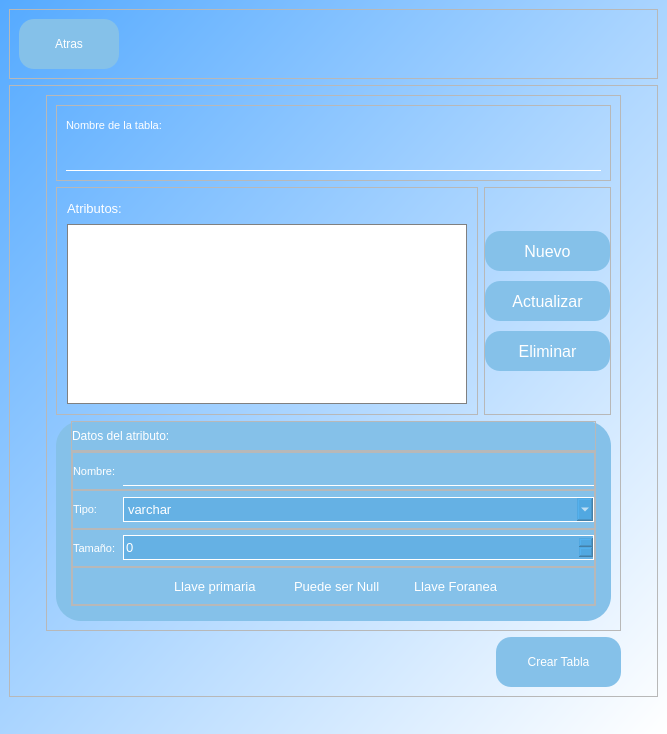
<?xml version="1.0" encoding="UTF-8"?>
<ui version="4.0">
 <class>MainWindow</class>
 <widget class="QMainWindow" name="MainWindow">
  <property name="geometry">
   <rect>
    <x>0</x>
    <y>0</y>
    <width>667</width>
    <height>734</height>
   </rect>
  </property>
  <property name="windowTitle">
   <string>MainWindow</string>
  </property>
  <property name="windowIcon">
   <iconset resource="recursos.qrc">
    <normaloff>:/blanco_delgado/Iconos/logo.png</normaloff>:/blanco_delgado/Iconos/logo.png</iconset>
  </property>
  <property name="styleSheet">
   <string notr="true">#centralwidget {
background: qlineargradient(spread:pad, x1:0, y1:0, x2:1, y2:1, stop:0 rgba(85, 170, 255, 255), stop:1 rgba(255, 255, 255, 255));
}

QLabel {
color: white;
border: none;
}

#frame_4 {
background: rgba(133, 193, 233,255);
border-radius: 25px;
}

QCheckBox {
color: white;
}

QPushButton {
background: #85C1E9;
border:none;
border-radius:15px;
color: white;
}

QPushButton:hover {
background: #3498DB;
}

QPushButton:pressed {
background: #DB7734;
border: 1px solid black;
padding: 5px;
}

QLineEdit {
background: transparent;
border: none;
border-bottom: 1px solid white;
color: white;
}


QCheckBox {
background: transparent;
border: none
}

QCheckBox:disabled{
color: gray;
}

QListWidget {
background: rgba(255,255,255,255);
border: 1px solid gray;
color: black;
}

QComboBox {
background: rgba(52, 152, 219, 100);
border: 1px solid white;
color: white;
}

#sbTamanio {
background: rgba(52, 152, 219, 100);
color: white;
border: 1px solid white;
}

#sbTamanio:disabled {
background: rgba(66, 73, 73, 50);
}</string>
  </property>
  <property name="iconSize">
   <size>
    <width>100</width>
    <height>100</height>
   </size>
  </property>
  <widget class="QWidget" name="centralwidget">
   <layout class="QVBoxLayout" name="verticalLayout_7">
    <item>
     <widget class="QFrame" name="frame_13">
      <property name="maximumSize">
       <size>
        <width>16777215</width>
        <height>70</height>
       </size>
      </property>
      <property name="frameShape">
       <enum>QFrame::StyledPanel</enum>
      </property>
      <property name="frameShadow">
       <enum>QFrame::Raised</enum>
      </property>
      <layout class="QHBoxLayout" name="horizontalLayout_8">
       <property name="spacing">
        <number>6</number>
       </property>
       <property name="leftMargin">
        <number>9</number>
       </property>
       <property name="topMargin">
        <number>9</number>
       </property>
       <property name="rightMargin">
        <number>9</number>
       </property>
       <property name="bottomMargin">
        <number>9</number>
       </property>
       <item>
        <widget class="QPushButton" name="btnAtras">
         <property name="minimumSize">
          <size>
           <width>100</width>
           <height>50</height>
          </size>
         </property>
         <property name="maximumSize">
          <size>
           <width>100</width>
           <height>50</height>
          </size>
         </property>
         <property name="text">
          <string>Atras</string>
         </property>
         <property name="icon">
          <iconset resource="recursos.qrc">
           <normaloff>:/blanco_delgado/Iconos/blanco_delgado/arrow-left-circle.svg</normaloff>:/blanco_delgado/Iconos/blanco_delgado/arrow-left-circle.svg</iconset>
         </property>
         <property name="iconSize">
          <size>
           <width>30</width>
           <height>30</height>
          </size>
         </property>
        </widget>
       </item>
       <item>
        <spacer name="horizontalSpacer_6">
         <property name="orientation">
          <enum>Qt::Horizontal</enum>
         </property>
         <property name="sizeHint" stdset="0">
          <size>
           <width>40</width>
           <height>20</height>
          </size>
         </property>
        </spacer>
       </item>
      </layout>
     </widget>
    </item>
    <item>
     <widget class="QFrame" name="frame_12">
      <property name="frameShape">
       <enum>QFrame::StyledPanel</enum>
      </property>
      <property name="frameShadow">
       <enum>QFrame::Raised</enum>
      </property>
      <layout class="QGridLayout" name="gridLayout_2">
       <item row="0" column="0">
        <spacer name="horizontalSpacer_5">
         <property name="orientation">
          <enum>Qt::Horizontal</enum>
         </property>
         <property name="sizeHint" stdset="0">
          <size>
           <width>40</width>
           <height>20</height>
          </size>
         </property>
        </spacer>
       </item>
       <item row="0" column="1">
        <layout class="QVBoxLayout" name="verticalLayout_8">
         <item>
          <layout class="QVBoxLayout" name="verticalLayout_6">
           <item>
            <widget class="QFrame" name="frame_11">
             <property name="frameShape">
              <enum>QFrame::StyledPanel</enum>
             </property>
             <property name="frameShadow">
              <enum>QFrame::Raised</enum>
             </property>
             <layout class="QVBoxLayout" name="verticalLayout_5">
              <item>
               <widget class="QFrame" name="frame">
                <property name="frameShape">
                 <enum>QFrame::StyledPanel</enum>
                </property>
                <property name="frameShadow">
                 <enum>QFrame::Raised</enum>
                </property>
                <layout class="QGridLayout" name="gridLayout">
                 <item row="0" column="1">
                  <spacer name="horizontalSpacer">
                   <property name="orientation">
                    <enum>Qt::Horizontal</enum>
                   </property>
                   <property name="sizeHint" stdset="0">
                    <size>
                     <width>40</width>
                     <height>20</height>
                    </size>
                   </property>
                  </spacer>
                 </item>
                 <item row="1" column="0" colspan="2">
                  <widget class="QLineEdit" name="etNombreTabla">
                   <property name="minimumSize">
                    <size>
                     <width>0</width>
                     <height>30</height>
                    </size>
                   </property>
                   <property name="font">
                    <font>
                     <pointsize>10</pointsize>
                     <weight>75</weight>
                     <bold>true</bold>
                    </font>
                   </property>
                   <property name="text">
                    <string/>
                   </property>
                  </widget>
                 </item>
                 <item row="0" column="0">
                  <widget class="QLabel" name="label">
                   <property name="font">
                    <font>
                     <pointsize>8</pointsize>
                    </font>
                   </property>
                   <property name="text">
                    <string>Nombre de la tabla:</string>
                   </property>
                  </widget>
                 </item>
                </layout>
               </widget>
              </item>
              <item>
               <layout class="QHBoxLayout" name="horizontalLayout_7">
                <item>
                 <widget class="QFrame" name="frame_2">
                  <property name="frameShape">
                   <enum>QFrame::StyledPanel</enum>
                  </property>
                  <property name="frameShadow">
                   <enum>QFrame::Raised</enum>
                  </property>
                  <layout class="QVBoxLayout" name="verticalLayout">
                   <property name="spacing">
                    <number>6</number>
                   </property>
                   <property name="leftMargin">
                    <number>10</number>
                   </property>
                   <property name="topMargin">
                    <number>10</number>
                   </property>
                   <property name="rightMargin">
                    <number>10</number>
                   </property>
                   <property name="bottomMargin">
                    <number>10</number>
                   </property>
                   <item>
                    <layout class="QHBoxLayout" name="horizontalLayout">
                     <item>
                      <widget class="QLabel" name="label_2">
                       <property name="font">
                        <font>
                         <pointsize>10</pointsize>
                        </font>
                       </property>
                       <property name="text">
                        <string>Atributos:</string>
                       </property>
                      </widget>
                     </item>
                     <item>
                      <spacer name="horizontalSpacer_2">
                       <property name="orientation">
                        <enum>Qt::Horizontal</enum>
                       </property>
                       <property name="sizeHint" stdset="0">
                        <size>
                         <width>40</width>
                         <height>20</height>
                        </size>
                       </property>
                      </spacer>
                     </item>
                    </layout>
                   </item>
                   <item>
                    <widget class="QListWidget" name="lwListaAtributos">
                     <property name="minimumSize">
                      <size>
                       <width>400</width>
                       <height>150</height>
                      </size>
                     </property>
                     <property name="font">
                      <font>
                       <pointsize>10</pointsize>
                      </font>
                     </property>
                    </widget>
                   </item>
                  </layout>
                 </widget>
                </item>
                <item>
                 <widget class="QFrame" name="frame_3">
                  <property name="frameShape">
                   <enum>QFrame::StyledPanel</enum>
                  </property>
                  <property name="frameShadow">
                   <enum>QFrame::Raised</enum>
                  </property>
                  <layout class="QVBoxLayout" name="verticalLayout_2">
                   <property name="spacing">
                    <number>10</number>
                   </property>
                   <property name="leftMargin">
                    <number>0</number>
                   </property>
                   <property name="topMargin">
                    <number>0</number>
                   </property>
                   <property name="rightMargin">
                    <number>0</number>
                   </property>
                   <property name="bottomMargin">
                    <number>0</number>
                   </property>
                   <item>
                    <spacer name="verticalSpacer_3">
                     <property name="orientation">
                      <enum>Qt::Vertical</enum>
                     </property>
                     <property name="sizeHint" stdset="0">
                      <size>
                       <width>20</width>
                       <height>40</height>
                      </size>
                     </property>
                    </spacer>
                   </item>
                   <item>
                    <widget class="QPushButton" name="btnCrear">
                     <property name="minimumSize">
                      <size>
                       <width>125</width>
                       <height>40</height>
                      </size>
                     </property>
                     <property name="font">
                      <font>
                       <pointsize>12</pointsize>
                      </font>
                     </property>
                     <property name="text">
                      <string>Nuevo</string>
                     </property>
                     <property name="icon">
                      <iconset resource="recursos.qrc">
                       <normaloff>:/blanco_delgado/Iconos/blanco_delgado/plus-circle.svg</normaloff>:/blanco_delgado/Iconos/blanco_delgado/plus-circle.svg</iconset>
                     </property>
                     <property name="iconSize">
                      <size>
                       <width>20</width>
                       <height>20</height>
                      </size>
                     </property>
                    </widget>
                   </item>
                   <item>
                    <widget class="QPushButton" name="btnActualizar">
                     <property name="minimumSize">
                      <size>
                       <width>125</width>
                       <height>40</height>
                      </size>
                     </property>
                     <property name="font">
                      <font>
                       <pointsize>12</pointsize>
                      </font>
                     </property>
                     <property name="text">
                      <string>Actualizar</string>
                     </property>
                     <property name="icon">
                      <iconset resource="recursos.qrc">
                       <normaloff>:/blanco_delgado/Iconos/blanco_delgado/edit-3.svg</normaloff>:/blanco_delgado/Iconos/blanco_delgado/edit-3.svg</iconset>
                     </property>
                     <property name="iconSize">
                      <size>
                       <width>20</width>
                       <height>20</height>
                      </size>
                     </property>
                    </widget>
                   </item>
                   <item>
                    <widget class="QPushButton" name="btnEliminar">
                     <property name="minimumSize">
                      <size>
                       <width>125</width>
                       <height>40</height>
                      </size>
                     </property>
                     <property name="font">
                      <font>
                       <pointsize>12</pointsize>
                      </font>
                     </property>
                     <property name="text">
                      <string>Eliminar</string>
                     </property>
                     <property name="icon">
                      <iconset resource="recursos.qrc">
                       <normaloff>:/blanco_delgado/Iconos/blanco_delgado/minus-circle.svg</normaloff>:/blanco_delgado/Iconos/blanco_delgado/minus-circle.svg</iconset>
                     </property>
                     <property name="iconSize">
                      <size>
                       <width>20</width>
                       <height>20</height>
                      </size>
                     </property>
                    </widget>
                   </item>
                   <item>
                    <spacer name="verticalSpacer_6">
                     <property name="orientation">
                      <enum>Qt::Vertical</enum>
                     </property>
                     <property name="sizeHint" stdset="0">
                      <size>
                       <width>20</width>
                       <height>40</height>
                      </size>
                     </property>
                    </spacer>
                   </item>
                  </layout>
                 </widget>
                </item>
               </layout>
              </item>
              <item>
               <widget class="QFrame" name="frame_4">
                <property name="minimumSize">
                 <size>
                  <width>0</width>
                  <height>200</height>
                 </size>
                </property>
                <property name="frameShape">
                 <enum>QFrame::StyledPanel</enum>
                </property>
                <property name="frameShadow">
                 <enum>QFrame::Raised</enum>
                </property>
                <layout class="QVBoxLayout" name="verticalLayout_3">
                 <property name="spacing">
                  <number>0</number>
                 </property>
                 <property name="leftMargin">
                  <number>15</number>
                 </property>
                 <property name="topMargin">
                  <number>0</number>
                 </property>
                 <property name="rightMargin">
                  <number>15</number>
                 </property>
                 <property name="bottomMargin">
                  <number>15</number>
                 </property>
                 <item>
                  <widget class="QFrame" name="frame_6">
                   <property name="maximumSize">
                    <size>
                     <width>16777215</width>
                     <height>30</height>
                    </size>
                   </property>
                   <property name="frameShape">
                    <enum>QFrame::StyledPanel</enum>
                   </property>
                   <property name="frameShadow">
                    <enum>QFrame::Raised</enum>
                   </property>
                   <layout class="QHBoxLayout" name="horizontalLayout_2">
                    <property name="spacing">
                     <number>0</number>
                    </property>
                    <property name="leftMargin">
                     <number>0</number>
                    </property>
                    <property name="topMargin">
                     <number>0</number>
                    </property>
                    <property name="rightMargin">
                     <number>0</number>
                    </property>
                    <property name="bottomMargin">
                     <number>0</number>
                    </property>
                    <item>
                     <widget class="QLabel" name="label_3">
                      <property name="minimumSize">
                       <size>
                        <width>0</width>
                        <height>0</height>
                       </size>
                      </property>
                      <property name="maximumSize">
                       <size>
                        <width>16777215</width>
                        <height>20</height>
                       </size>
                      </property>
                      <property name="text">
                       <string>Datos del atributo:</string>
                      </property>
                     </widget>
                    </item>
                    <item>
                     <spacer name="horizontalSpacer_3">
                      <property name="orientation">
                       <enum>Qt::Horizontal</enum>
                      </property>
                      <property name="sizeHint" stdset="0">
                       <size>
                        <width>432</width>
                        <height>7</height>
                       </size>
                      </property>
                     </spacer>
                    </item>
                   </layout>
                  </widget>
                 </item>
                 <item>
                  <widget class="QFrame" name="frame_5">
                   <property name="frameShape">
                    <enum>QFrame::StyledPanel</enum>
                   </property>
                   <property name="frameShadow">
                    <enum>QFrame::Raised</enum>
                   </property>
                   <layout class="QVBoxLayout" name="verticalLayout_4">
                    <property name="spacing">
                     <number>0</number>
                    </property>
                    <property name="leftMargin">
                     <number>0</number>
                    </property>
                    <property name="topMargin">
                     <number>0</number>
                    </property>
                    <property name="rightMargin">
                     <number>0</number>
                    </property>
                    <property name="bottomMargin">
                     <number>0</number>
                    </property>
                    <item>
                     <widget class="QFrame" name="frame_8">
                      <property name="frameShape">
                       <enum>QFrame::StyledPanel</enum>
                      </property>
                      <property name="frameShadow">
                       <enum>QFrame::Raised</enum>
                      </property>
                      <layout class="QHBoxLayout" name="horizontalLayout_4">
                       <property name="spacing">
                        <number>0</number>
                       </property>
                       <property name="leftMargin">
                        <number>0</number>
                       </property>
                       <property name="topMargin">
                        <number>0</number>
                       </property>
                       <property name="rightMargin">
                        <number>0</number>
                       </property>
                       <property name="bottomMargin">
                        <number>0</number>
                       </property>
                       <item>
                        <widget class="QLabel" name="label_4">
                         <property name="minimumSize">
                          <size>
                           <width>50</width>
                           <height>0</height>
                          </size>
                         </property>
                         <property name="maximumSize">
                          <size>
                           <width>50</width>
                           <height>16777215</height>
                          </size>
                         </property>
                         <property name="font">
                          <font>
                           <pointsize>8</pointsize>
                          </font>
                         </property>
                         <property name="text">
                          <string>Nombre:</string>
                         </property>
                        </widget>
                       </item>
                       <item>
                        <widget class="QLineEdit" name="etNombreAtributo">
                         <property name="minimumSize">
                          <size>
                           <width>0</width>
                           <height>30</height>
                          </size>
                         </property>
                         <property name="font">
                          <font>
                           <pointsize>10</pointsize>
                          </font>
                         </property>
                         <property name="text">
                          <string/>
                         </property>
                        </widget>
                       </item>
                      </layout>
                     </widget>
                    </item>
                    <item>
                     <widget class="QFrame" name="frame_9">
                      <property name="frameShape">
                       <enum>QFrame::StyledPanel</enum>
                      </property>
                      <property name="frameShadow">
                       <enum>QFrame::Raised</enum>
                      </property>
                      <layout class="QHBoxLayout" name="horizontalLayout_5">
                       <property name="spacing">
                        <number>0</number>
                       </property>
                       <property name="leftMargin">
                        <number>0</number>
                       </property>
                       <property name="topMargin">
                        <number>0</number>
                       </property>
                       <property name="rightMargin">
                        <number>0</number>
                       </property>
                       <property name="bottomMargin">
                        <number>0</number>
                       </property>
                       <item>
                        <widget class="QLabel" name="label_5">
                         <property name="minimumSize">
                          <size>
                           <width>50</width>
                           <height>0</height>
                          </size>
                         </property>
                         <property name="maximumSize">
                          <size>
                           <width>50</width>
                           <height>16777215</height>
                          </size>
                         </property>
                         <property name="font">
                          <font>
                           <pointsize>8</pointsize>
                          </font>
                         </property>
                         <property name="text">
                          <string>Tipo:</string>
                         </property>
                        </widget>
                       </item>
                       <item>
                        <widget class="QComboBox" name="cbTipoDato">
                         <property name="minimumSize">
                          <size>
                           <width>260</width>
                           <height>25</height>
                          </size>
                         </property>
                         <property name="font">
                          <font>
                           <pointsize>10</pointsize>
                          </font>
                         </property>
                         <property name="placeholderText">
                          <string/>
                         </property>
                         <item>
                          <property name="text">
                           <string>varchar</string>
                          </property>
                         </item>
                         <item>
                          <property name="text">
                           <string>int</string>
                          </property>
                         </item>
                         <item>
                          <property name="text">
                           <string>float</string>
                          </property>
                         </item>
                        </widget>
                       </item>
                      </layout>
                     </widget>
                    </item>
                    <item>
                     <widget class="QFrame" name="frame_10">
                      <property name="frameShape">
                       <enum>QFrame::StyledPanel</enum>
                      </property>
                      <property name="frameShadow">
                       <enum>QFrame::Raised</enum>
                      </property>
                      <layout class="QHBoxLayout" name="horizontalLayout_6">
                       <property name="spacing">
                        <number>0</number>
                       </property>
                       <property name="leftMargin">
                        <number>0</number>
                       </property>
                       <property name="topMargin">
                        <number>0</number>
                       </property>
                       <property name="rightMargin">
                        <number>0</number>
                       </property>
                       <property name="bottomMargin">
                        <number>0</number>
                       </property>
                       <item>
                        <widget class="QLabel" name="label_6">
                         <property name="minimumSize">
                          <size>
                           <width>50</width>
                           <height>0</height>
                          </size>
                         </property>
                         <property name="maximumSize">
                          <size>
                           <width>50</width>
                           <height>16777215</height>
                          </size>
                         </property>
                         <property name="font">
                          <font>
                           <pointsize>8</pointsize>
                          </font>
                         </property>
                         <property name="text">
                          <string>Tamaño:</string>
                         </property>
                        </widget>
                       </item>
                       <item>
                        <widget class="QSpinBox" name="sbTamanio">
                         <property name="enabled">
                          <bool>true</bool>
                         </property>
                         <property name="minimumSize">
                          <size>
                           <width>50</width>
                           <height>25</height>
                          </size>
                         </property>
                         <property name="font">
                          <font>
                           <pointsize>10</pointsize>
                          </font>
                         </property>
                         <property name="maximum">
                          <number>999</number>
                         </property>
                        </widget>
                       </item>
                      </layout>
                     </widget>
                    </item>
                    <item>
                     <widget class="QFrame" name="frame_7">
                      <property name="frameShape">
                       <enum>QFrame::StyledPanel</enum>
                      </property>
                      <property name="frameShadow">
                       <enum>QFrame::Raised</enum>
                      </property>
                      <layout class="QHBoxLayout" name="horizontalLayout_3">
                       <property name="spacing">
                        <number>0</number>
                       </property>
                       <property name="leftMargin">
                        <number>0</number>
                       </property>
                       <property name="topMargin">
                        <number>0</number>
                       </property>
                       <property name="rightMargin">
                        <number>0</number>
                       </property>
                       <property name="bottomMargin">
                        <number>0</number>
                       </property>
                       <item>
                        <spacer name="horizontalSpacer_7">
                         <property name="orientation">
                          <enum>Qt::Horizontal</enum>
                         </property>
                         <property name="sizeHint" stdset="0">
                          <size>
                           <width>40</width>
                           <height>20</height>
                          </size>
                         </property>
                        </spacer>
                       </item>
                       <item>
                        <widget class="QCheckBox" name="cbLlavePrimaria">
                         <property name="minimumSize">
                          <size>
                           <width>120</width>
                           <height>0</height>
                          </size>
                         </property>
                         <property name="font">
                          <font>
                           <pointsize>10</pointsize>
                          </font>
                         </property>
                         <property name="text">
                          <string>Llave primaria</string>
                         </property>
                        </widget>
                       </item>
                       <item>
                        <widget class="QCheckBox" name="cbPuedeNull">
                         <property name="minimumSize">
                          <size>
                           <width>120</width>
                           <height>0</height>
                          </size>
                         </property>
                         <property name="font">
                          <font>
                           <pointsize>10</pointsize>
                          </font>
                         </property>
                         <property name="text">
                          <string>Puede ser Null</string>
                         </property>
                        </widget>
                       </item>
                       <item>
                        <widget class="QCheckBox" name="cbLlaveForanea">
                         <property name="minimumSize">
                          <size>
                           <width>120</width>
                           <height>0</height>
                          </size>
                         </property>
                         <property name="font">
                          <font>
                           <pointsize>10</pointsize>
                          </font>
                         </property>
                         <property name="text">
                          <string>Llave Foranea</string>
                         </property>
                        </widget>
                       </item>
                       <item>
                        <spacer name="horizontalSpacer_8">
                         <property name="orientation">
                          <enum>Qt::Horizontal</enum>
                         </property>
                         <property name="sizeHint" stdset="0">
                          <size>
                           <width>40</width>
                           <height>20</height>
                          </size>
                         </property>
                        </spacer>
                       </item>
                      </layout>
                     </widget>
                    </item>
                   </layout>
                  </widget>
                 </item>
                </layout>
               </widget>
              </item>
             </layout>
            </widget>
           </item>
          </layout>
         </item>
         <item>
          <layout class="QHBoxLayout" name="horizontalLayout_9">
           <item>
            <spacer name="horizontalSpacer_4">
             <property name="orientation">
              <enum>Qt::Horizontal</enum>
             </property>
             <property name="sizeHint" stdset="0">
              <size>
               <width>40</width>
               <height>20</height>
              </size>
             </property>
            </spacer>
           </item>
           <item>
            <widget class="QPushButton" name="btnCrearTabla">
             <property name="minimumSize">
              <size>
               <width>125</width>
               <height>50</height>
              </size>
             </property>
             <property name="maximumSize">
              <size>
               <width>16777215</width>
               <height>16777215</height>
              </size>
             </property>
             <property name="text">
              <string>Crear Tabla</string>
             </property>
            </widget>
           </item>
          </layout>
         </item>
        </layout>
       </item>
       <item row="0" column="2">
        <spacer name="horizontalSpacer_9">
         <property name="orientation">
          <enum>Qt::Horizontal</enum>
         </property>
         <property name="sizeHint" stdset="0">
          <size>
           <width>40</width>
           <height>20</height>
          </size>
         </property>
        </spacer>
       </item>
      </layout>
     </widget>
    </item>
    <item>
     <spacer name="verticalSpacer">
      <property name="orientation">
       <enum>Qt::Vertical</enum>
      </property>
      <property name="sizeHint" stdset="0">
       <size>
        <width>20</width>
        <height>40</height>
       </size>
      </property>
     </spacer>
    </item>
   </layout>
  </widget>
 </widget>
 <resources>
  <include location="recursos.qrc"/>
 </resources>
 <connections/>
</ui>
